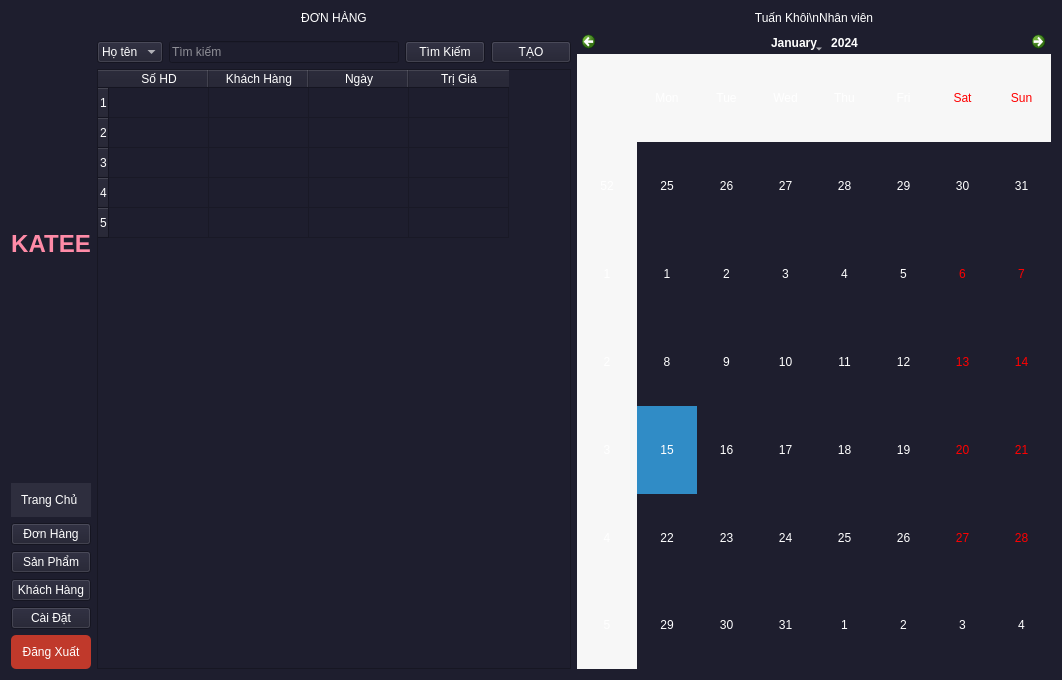
<?xml version="1.0" encoding="UTF-8"?>
<ui version="4.0">
 <class>OrderManagement</class>
 <widget class="QWidget" name="OrderManagement">
  <property name="geometry">
   <rect>
    <x>0</x>
    <y>0</y>
    <width>1062</width>
    <height>680</height>
   </rect>
  </property>
  <property name="windowTitle">
   <string>KATEE - Quản Lý Đơn Hàng</string>
  </property>
  <property name="styleSheet">
   <string notr="true">
    background-color: #1e1e2e; color: white;
   </string>
  </property>
  <layout class="QHBoxLayout" name="mainLayout">
   <item>
    <layout class="QVBoxLayout" name="sidebarLayout">
     <item>
      <widget class="QLabel" name="title">
       <property name="font">
        <font>
         <family>Arial</family>
         <pointsize>18</pointsize>
         <weight>75</weight>
         <bold>true</bold>
        </font>
       </property>
       <property name="styleSheet">
        <string notr="true">
          color: #ff8ba7;
         </string>
       </property>
       <property name="text">
        <string>KATEE</string>
       </property>
       <property name="alignment">
        <set>Qt::AlignCenter</set>
       </property>
      </widget>
     </item>
     <item>
      <widget class="QPushButton" name="btnHome">
       <property name="styleSheet">
        <string notr="true">
          background-color: #2e2e3e; border: none; padding: 10px; color: white; text-align: left;
         </string>
       </property>
       <property name="text">
        <string>Trang Chủ</string>
       </property>
      </widget>
     </item>
     <item>
      <widget class="QPushButton" name="btnOrders">
       <property name="text">
        <string>Đơn Hàng</string>
       </property>
      </widget>
     </item>
     <item>
      <widget class="QPushButton" name="btnProducts">
       <property name="text">
        <string>Sản Phẩm</string>
       </property>
      </widget>
     </item>
     <item>
      <widget class="QPushButton" name="btnCustomers">
       <property name="text">
        <string>Khách Hàng</string>
       </property>
      </widget>
     </item>
     <item>
      <widget class="QPushButton" name="btnSettings">
       <property name="text">
        <string>Cài Đặt</string>
       </property>
      </widget>
     </item>
     <item>
      <widget class="QPushButton" name="btnLogout">
       <property name="styleSheet">
        <string notr="true">
          background-color: #c0392b; color: white; padding: 10px; border-radius: 5px;
         </string>
       </property>
       <property name="text">
        <string>Đăng Xuất</string>
       </property>
      </widget>
     </item>
    </layout>
   </item>
   <item>
    <layout class="QVBoxLayout" name="contentLayout">
     <item>
      <widget class="QLabel" name="header">
       <property name="styleSheet">
        <string notr="true">color: white; margin-bottom: 10px;</string>
       </property>
       <property name="text">
        <string>ĐƠN HÀNG</string>
       </property>
       <property name="alignment">
        <set>Qt::AlignCenter</set>
       </property>
      </widget>
     </item>
     <item>
      <layout class="QHBoxLayout" name="searchLayout">
       <item>
        <widget class="QComboBox" name="filterCombo">
         <item>
          <property name="text">
           <string>Họ tên</string>
          </property>
         </item>
         <item>
          <property name="text">
           <string>Số HD</string>
          </property>
         </item>
         <item>
          <property name="text">
           <string>Trị giá</string>
          </property>
         </item>
        </widget>
       </item>
       <item>
        <widget class="QLineEdit" name="searchInput">
         <property name="placeholderText">
          <string>Tìm kiếm</string>
         </property>
        </widget>
       </item>
       <item>
        <widget class="QPushButton" name="searchButton">
         <property name="text">
          <string>Tìm Kiếm</string>
         </property>
        </widget>
       </item>
       <item>
        <widget class="QPushButton" name="createButton">
         <property name="text">
          <string>TẠO</string>
         </property>
        </widget>
       </item>
      </layout>
     </item>
     <item>
      <widget class="QTableWidget" name="orderTable">
       <property name="rowCount">
        <number>5</number>
       </property>
       <property name="columnCount">
        <number>4</number>
       </property>
       <row/>
       <row/>
       <row/>
       <row/>
       <row/>
       <column>
        <property name="text">
         <string>Số HD</string>
        </property>
       </column>
       <column>
        <property name="text">
         <string>Khách Hàng</string>
        </property>
       </column>
       <column>
        <property name="text">
         <string>Ngày</string>
        </property>
       </column>
       <column>
        <property name="text">
         <string>Trị Giá</string>
        </property>
       </column>
      </widget>
     </item>
    </layout>
   </item>
   <item>
    <layout class="QVBoxLayout" name="calendarLayout">
     <item>
      <widget class="QLabel" name="userLabel">
       <property name="text">
        <string>Tuấn Khôi\nNhân viên</string>
       </property>
       <property name="alignment">
        <set>Qt::AlignCenter</set>
       </property>
      </widget>
     </item>
     <item>
      <widget class="QCalendarWidget" name="calendar"/>
     </item>
    </layout>
   </item>
  </layout>
 </widget>
 <resources/>
 <connections/>
</ui>
